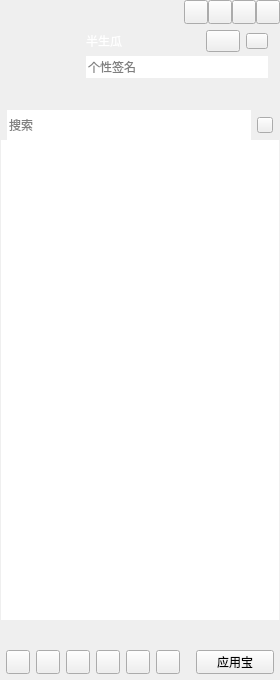
<?xml version="1.0" encoding="UTF-8"?>
<ui version="4.0">
 <class>CCMainWindowClass</class>
 <widget class="QWidget" name="CCMainWindowClass">
  <property name="geometry">
   <rect>
    <x>0</x>
    <y>0</y>
    <width>280</width>
    <height>680</height>
   </rect>
  </property>
  <property name="minimumSize">
   <size>
    <width>280</width>
    <height>680</height>
   </size>
  </property>
  <property name="windowTitle">
   <string>CCMainWindow</string>
  </property>
  <layout class="QVBoxLayout" name="verticalLayout_6">
   <property name="spacing">
    <number>0</number>
   </property>
   <property name="leftMargin">
    <number>0</number>
   </property>
   <property name="topMargin">
    <number>0</number>
   </property>
   <property name="rightMargin">
    <number>0</number>
   </property>
   <property name="bottomMargin">
    <number>0</number>
   </property>
   <item>
    <widget class="QWidget" name="titleWidget" native="true">
     <property name="sizePolicy">
      <sizepolicy hsizetype="Expanding" vsizetype="Preferred">
       <horstretch>0</horstretch>
       <verstretch>0</verstretch>
      </sizepolicy>
     </property>
     <property name="titleskin" stdset="0">
      <bool>true</bool>
     </property>
     <layout class="QVBoxLayout" name="verticalLayout_2">
      <property name="spacing">
       <number>0</number>
      </property>
      <property name="leftMargin">
       <number>0</number>
      </property>
      <property name="topMargin">
       <number>0</number>
      </property>
      <property name="rightMargin">
       <number>0</number>
      </property>
      <property name="bottomMargin">
       <number>0</number>
      </property>
      <item>
       <layout class="QHBoxLayout" name="horizontalLayout">
        <property name="spacing">
         <number>0</number>
        </property>
        <property name="leftMargin">
         <number>12</number>
        </property>
        <item>
         <widget class="QLabel" name="titleIcon">
          <property name="sizePolicy">
           <sizepolicy hsizetype="Fixed" vsizetype="Fixed">
            <horstretch>0</horstretch>
            <verstretch>0</verstretch>
           </sizepolicy>
          </property>
          <property name="minimumSize">
           <size>
            <width>42</width>
            <height>18</height>
           </size>
          </property>
          <property name="maximumSize">
           <size>
            <width>42</width>
            <height>18</height>
           </size>
          </property>
          <property name="text">
           <string/>
          </property>
         </widget>
        </item>
        <item>
         <spacer name="horizontalSpacer">
          <property name="orientation">
           <enum>Qt::Horizontal</enum>
          </property>
          <property name="sizeHint" stdset="0">
           <size>
            <width>40</width>
            <height>20</height>
           </size>
          </property>
         </spacer>
        </item>
        <item>
         <widget class="QPushButton" name="placehold1">
          <property name="sizePolicy">
           <sizepolicy hsizetype="Fixed" vsizetype="Fixed">
            <horstretch>0</horstretch>
            <verstretch>0</verstretch>
           </sizepolicy>
          </property>
          <property name="minimumSize">
           <size>
            <width>24</width>
            <height>24</height>
           </size>
          </property>
          <property name="maximumSize">
           <size>
            <width>24</width>
            <height>24</height>
           </size>
          </property>
          <property name="text">
           <string/>
          </property>
         </widget>
        </item>
        <item>
         <widget class="QPushButton" name="placehold2">
          <property name="sizePolicy">
           <sizepolicy hsizetype="Fixed" vsizetype="Fixed">
            <horstretch>0</horstretch>
            <verstretch>0</verstretch>
           </sizepolicy>
          </property>
          <property name="minimumSize">
           <size>
            <width>24</width>
            <height>24</height>
           </size>
          </property>
          <property name="maximumSize">
           <size>
            <width>24</width>
            <height>24</height>
           </size>
          </property>
          <property name="text">
           <string/>
          </property>
         </widget>
        </item>
        <item>
         <widget class="QPushButton" name="sysmin">
          <property name="sizePolicy">
           <sizepolicy hsizetype="Fixed" vsizetype="Fixed">
            <horstretch>0</horstretch>
            <verstretch>0</verstretch>
           </sizepolicy>
          </property>
          <property name="minimumSize">
           <size>
            <width>24</width>
            <height>24</height>
           </size>
          </property>
          <property name="maximumSize">
           <size>
            <width>24</width>
            <height>24</height>
           </size>
          </property>
          <property name="text">
           <string/>
          </property>
         </widget>
        </item>
        <item>
         <widget class="QPushButton" name="sysclose">
          <property name="sizePolicy">
           <sizepolicy hsizetype="Fixed" vsizetype="Fixed">
            <horstretch>0</horstretch>
            <verstretch>0</verstretch>
           </sizepolicy>
          </property>
          <property name="minimumSize">
           <size>
            <width>24</width>
            <height>24</height>
           </size>
          </property>
          <property name="maximumSize">
           <size>
            <width>24</width>
            <height>24</height>
           </size>
          </property>
          <property name="text">
           <string/>
          </property>
         </widget>
        </item>
       </layout>
      </item>
      <item>
       <layout class="QHBoxLayout" name="horizontalLayout_3">
        <property name="leftMargin">
         <number>12</number>
        </property>
        <property name="topMargin">
         <number>6</number>
        </property>
        <property name="rightMargin">
         <number>12</number>
        </property>
        <property name="bottomMargin">
         <number>6</number>
        </property>
        <item>
         <widget class="QLabel" name="headLabel">
          <property name="sizePolicy">
           <sizepolicy hsizetype="Fixed" vsizetype="Fixed">
            <horstretch>0</horstretch>
            <verstretch>0</verstretch>
           </sizepolicy>
          </property>
          <property name="minimumSize">
           <size>
            <width>68</width>
            <height>68</height>
           </size>
          </property>
          <property name="maximumSize">
           <size>
            <width>68</width>
            <height>68</height>
           </size>
          </property>
          <property name="text">
           <string/>
          </property>
         </widget>
        </item>
        <item>
         <layout class="QVBoxLayout" name="verticalLayout">
          <property name="spacing">
           <number>4</number>
          </property>
          <item>
           <layout class="QHBoxLayout" name="horizontalLayout_2">
            <item>
             <widget class="QLabel" name="nameLabel">
              <property name="sizePolicy">
               <sizepolicy hsizetype="Expanding" vsizetype="Fixed">
                <horstretch>0</horstretch>
                <verstretch>0</verstretch>
               </sizepolicy>
              </property>
              <property name="minimumSize">
               <size>
                <width>0</width>
                <height>22</height>
               </size>
              </property>
              <property name="maximumSize">
               <size>
                <width>16777215</width>
                <height>22</height>
               </size>
              </property>
              <property name="styleSheet">
               <string notr="true">color:rgb(255,255,255);
font:75 12pt &quot;微软雅黑&quot;;</string>
              </property>
              <property name="text">
               <string>半生瓜</string>
              </property>
             </widget>
            </item>
            <item>
             <widget class="QPushButton" name="stausBtn">
              <property name="sizePolicy">
               <sizepolicy hsizetype="Fixed" vsizetype="Fixed">
                <horstretch>0</horstretch>
                <verstretch>0</verstretch>
               </sizepolicy>
              </property>
              <property name="minimumSize">
               <size>
                <width>34</width>
                <height>22</height>
               </size>
              </property>
              <property name="maximumSize">
               <size>
                <width>34</width>
                <height>22</height>
               </size>
              </property>
              <property name="text">
               <string/>
              </property>
              <property name="hasborder" stdset="0">
               <bool>true</bool>
              </property>
             </widget>
            </item>
            <item>
             <widget class="QPushButton" name="levelBtn">
              <property name="sizePolicy">
               <sizepolicy hsizetype="Fixed" vsizetype="Fixed">
                <horstretch>0</horstretch>
                <verstretch>0</verstretch>
               </sizepolicy>
              </property>
              <property name="minimumSize">
               <size>
                <width>22</width>
                <height>16</height>
               </size>
              </property>
              <property name="maximumSize">
               <size>
                <width>22</width>
                <height>16</height>
               </size>
              </property>
              <property name="text">
               <string/>
              </property>
              <property name="hasborder" stdset="0">
               <bool>true</bool>
              </property>
             </widget>
            </item>
           </layout>
          </item>
          <item>
           <widget class="QLineEdit" name="lineEdit">
            <property name="minimumSize">
             <size>
              <width>0</width>
              <height>22</height>
             </size>
            </property>
            <property name="maximumSize">
             <size>
              <width>16777215</width>
              <height>22</height>
             </size>
            </property>
            <property name="frame">
             <bool>false</bool>
            </property>
            <property name="placeholderText">
             <string>个性签名</string>
            </property>
           </widget>
          </item>
          <item>
           <widget class="QWidget" name="appWidget" native="true">
            <property name="sizePolicy">
             <sizepolicy hsizetype="Expanding" vsizetype="Fixed">
              <horstretch>0</horstretch>
              <verstretch>0</verstretch>
             </sizepolicy>
            </property>
            <property name="minimumSize">
             <size>
              <width>0</width>
              <height>22</height>
             </size>
            </property>
            <property name="maximumSize">
             <size>
              <width>16777215</width>
              <height>22</height>
             </size>
            </property>
           </widget>
          </item>
         </layout>
        </item>
       </layout>
      </item>
     </layout>
    </widget>
   </item>
   <item>
    <widget class="QWidget" name="widget" native="true">
     <property name="sizePolicy">
      <sizepolicy hsizetype="Expanding" vsizetype="Expanding">
       <horstretch>0</horstretch>
       <verstretch>0</verstretch>
      </sizepolicy>
     </property>
     <layout class="QVBoxLayout" name="verticalLayout_4">
      <property name="spacing">
       <number>0</number>
      </property>
      <property name="leftMargin">
       <number>1</number>
      </property>
      <property name="topMargin">
       <number>0</number>
      </property>
      <property name="rightMargin">
       <number>1</number>
      </property>
      <property name="bottomMargin">
       <number>0</number>
      </property>
      <item>
       <widget class="QWidget" name="searchWidget" native="true">
        <property name="sizePolicy">
         <sizepolicy hsizetype="Expanding" vsizetype="Fixed">
          <horstretch>0</horstretch>
          <verstretch>0</verstretch>
         </sizepolicy>
        </property>
        <property name="minimumSize">
         <size>
          <width>0</width>
          <height>30</height>
         </size>
        </property>
        <property name="maximumSize">
         <size>
          <width>16777215</width>
          <height>30</height>
         </size>
        </property>
        <layout class="QHBoxLayout" name="horizontalLayout_4">
         <property name="leftMargin">
          <number>6</number>
         </property>
         <property name="topMargin">
          <number>0</number>
         </property>
         <property name="rightMargin">
          <number>6</number>
         </property>
         <property name="bottomMargin">
          <number>0</number>
         </property>
         <item>
          <widget class="QLineEdit" name="searchLineEdit">
           <property name="minimumSize">
            <size>
             <width>0</width>
             <height>30</height>
            </size>
           </property>
           <property name="maximumSize">
            <size>
             <width>16777215</width>
             <height>30</height>
            </size>
           </property>
           <property name="frame">
            <bool>false</bool>
           </property>
           <property name="placeholderText">
            <string>搜索</string>
           </property>
          </widget>
         </item>
         <item>
          <widget class="QPushButton" name="searchBtn">
           <property name="sizePolicy">
            <sizepolicy hsizetype="Fixed" vsizetype="Fixed">
             <horstretch>0</horstretch>
             <verstretch>0</verstretch>
            </sizepolicy>
           </property>
           <property name="minimumSize">
            <size>
             <width>16</width>
             <height>16</height>
            </size>
           </property>
           <property name="maximumSize">
            <size>
             <width>16</width>
             <height>16</height>
            </size>
           </property>
           <property name="text">
            <string/>
           </property>
          </widget>
         </item>
        </layout>
       </widget>
      </item>
      <item>
       <widget class="QScrollArea" name="scrollArea">
        <property name="frameShape">
         <enum>QFrame::NoFrame</enum>
        </property>
        <property name="widgetResizable">
         <bool>true</bool>
        </property>
        <property name="alignment">
         <set>Qt::AlignLeading|Qt::AlignLeft|Qt::AlignVCenter</set>
        </property>
        <widget class="QWidget" name="scrollAreaWidgetContents">
         <property name="geometry">
          <rect>
           <x>0</x>
           <y>0</y>
           <width>278</width>
           <height>474</height>
          </rect>
         </property>
         <property name="sizePolicy">
          <sizepolicy hsizetype="Expanding" vsizetype="Expanding">
           <horstretch>0</horstretch>
           <verstretch>0</verstretch>
          </sizepolicy>
         </property>
         <layout class="QVBoxLayout" name="verticalLayout_3">
          <property name="spacing">
           <number>0</number>
          </property>
          <property name="leftMargin">
           <number>0</number>
          </property>
          <property name="topMargin">
           <number>0</number>
          </property>
          <property name="rightMargin">
           <number>0</number>
          </property>
          <property name="bottomMargin">
           <number>0</number>
          </property>
          <item>
           <widget class="QTreeWidget" name="treeWidget">
            <property name="enabled">
             <bool>true</bool>
            </property>
            <property name="frameShape">
             <enum>QFrame::NoFrame</enum>
            </property>
            <property name="verticalScrollBarPolicy">
             <enum>Qt::ScrollBarAlwaysOff</enum>
            </property>
            <property name="horizontalScrollBarPolicy">
             <enum>Qt::ScrollBarAlwaysOff</enum>
            </property>
            <property name="editTriggers">
             <set>QAbstractItemView::AllEditTriggers</set>
            </property>
            <property name="indentation">
             <number>0</number>
            </property>
            <property name="headerHidden">
             <bool>true</bool>
            </property>
            <property name="expandsOnDoubleClick">
             <bool>false</bool>
            </property>
            <column>
             <property name="text">
              <string notr="true">1</string>
             </property>
            </column>
           </widget>
          </item>
         </layout>
        </widget>
       </widget>
      </item>
     </layout>
    </widget>
   </item>
   <item>
    <widget class="QWidget" name="bottomWidget" native="true">
     <property name="sizePolicy">
      <sizepolicy hsizetype="Expanding" vsizetype="Fixed">
       <horstretch>0</horstretch>
       <verstretch>0</verstretch>
      </sizepolicy>
     </property>
     <property name="minimumSize">
      <size>
       <width>0</width>
       <height>60</height>
      </size>
     </property>
     <property name="maximumSize">
      <size>
       <width>16777215</width>
       <height>60</height>
      </size>
     </property>
     <property name="bottomskin" stdset="0">
      <bool>true</bool>
     </property>
     <layout class="QVBoxLayout" name="verticalLayout_5" stretch="1,1">
      <property name="leftMargin">
       <number>6</number>
      </property>
      <property name="topMargin">
       <number>6</number>
      </property>
      <property name="rightMargin">
       <number>6</number>
      </property>
      <property name="bottomMargin">
       <number>6</number>
      </property>
      <item>
       <layout class="QHBoxLayout" name="bottomLayout_up"/>
      </item>
      <item>
       <layout class="QHBoxLayout" name="horizontalLayout_5">
        <item>
         <widget class="QPushButton" name="bottomBtn_1">
          <property name="sizePolicy">
           <sizepolicy hsizetype="Fixed" vsizetype="Fixed">
            <horstretch>0</horstretch>
            <verstretch>0</verstretch>
           </sizepolicy>
          </property>
          <property name="minimumSize">
           <size>
            <width>24</width>
            <height>24</height>
           </size>
          </property>
          <property name="maximumSize">
           <size>
            <width>24</width>
            <height>24</height>
           </size>
          </property>
          <property name="text">
           <string/>
          </property>
         </widget>
        </item>
        <item>
         <widget class="QPushButton" name="bottomBtn_2">
          <property name="sizePolicy">
           <sizepolicy hsizetype="Fixed" vsizetype="Fixed">
            <horstretch>0</horstretch>
            <verstretch>0</verstretch>
           </sizepolicy>
          </property>
          <property name="minimumSize">
           <size>
            <width>24</width>
            <height>24</height>
           </size>
          </property>
          <property name="maximumSize">
           <size>
            <width>24</width>
            <height>24</height>
           </size>
          </property>
          <property name="text">
           <string/>
          </property>
         </widget>
        </item>
        <item>
         <widget class="QPushButton" name="bottomBtn_3">
          <property name="sizePolicy">
           <sizepolicy hsizetype="Fixed" vsizetype="Fixed">
            <horstretch>0</horstretch>
            <verstretch>0</verstretch>
           </sizepolicy>
          </property>
          <property name="minimumSize">
           <size>
            <width>24</width>
            <height>24</height>
           </size>
          </property>
          <property name="maximumSize">
           <size>
            <width>24</width>
            <height>24</height>
           </size>
          </property>
          <property name="text">
           <string/>
          </property>
         </widget>
        </item>
        <item>
         <widget class="QPushButton" name="bottomBtn_4">
          <property name="sizePolicy">
           <sizepolicy hsizetype="Fixed" vsizetype="Fixed">
            <horstretch>0</horstretch>
            <verstretch>0</verstretch>
           </sizepolicy>
          </property>
          <property name="minimumSize">
           <size>
            <width>24</width>
            <height>24</height>
           </size>
          </property>
          <property name="maximumSize">
           <size>
            <width>24</width>
            <height>24</height>
           </size>
          </property>
          <property name="text">
           <string/>
          </property>
         </widget>
        </item>
        <item>
         <widget class="QPushButton" name="bottomBtn_5">
          <property name="sizePolicy">
           <sizepolicy hsizetype="Fixed" vsizetype="Fixed">
            <horstretch>0</horstretch>
            <verstretch>0</verstretch>
           </sizepolicy>
          </property>
          <property name="minimumSize">
           <size>
            <width>24</width>
            <height>24</height>
           </size>
          </property>
          <property name="maximumSize">
           <size>
            <width>24</width>
            <height>24</height>
           </size>
          </property>
          <property name="text">
           <string/>
          </property>
         </widget>
        </item>
        <item>
         <widget class="QPushButton" name="bottomBtn_6">
          <property name="sizePolicy">
           <sizepolicy hsizetype="Fixed" vsizetype="Fixed">
            <horstretch>0</horstretch>
            <verstretch>0</verstretch>
           </sizepolicy>
          </property>
          <property name="minimumSize">
           <size>
            <width>24</width>
            <height>24</height>
           </size>
          </property>
          <property name="maximumSize">
           <size>
            <width>24</width>
            <height>24</height>
           </size>
          </property>
          <property name="text">
           <string/>
          </property>
         </widget>
        </item>
        <item>
         <spacer name="horizontalSpacer_2">
          <property name="orientation">
           <enum>Qt::Horizontal</enum>
          </property>
          <property name="sizeHint" stdset="0">
           <size>
            <width>13</width>
            <height>20</height>
           </size>
          </property>
         </spacer>
        </item>
        <item>
         <widget class="QPushButton" name="bottomBtn_7">
          <property name="sizePolicy">
           <sizepolicy hsizetype="Preferred" vsizetype="Fixed">
            <horstretch>0</horstretch>
            <verstretch>0</verstretch>
           </sizepolicy>
          </property>
          <property name="minimumSize">
           <size>
            <width>24</width>
            <height>24</height>
           </size>
          </property>
          <property name="maximumSize">
           <size>
            <width>86</width>
            <height>24</height>
           </size>
          </property>
          <property name="text">
           <string>应用宝</string>
          </property>
         </widget>
        </item>
       </layout>
      </item>
     </layout>
    </widget>
   </item>
  </layout>
 </widget>
 <layoutdefault spacing="6" margin="11"/>
 <resources>
  <include location="CCMainWindow.qrc"/>
 </resources>
 <connections/>
</ui>
